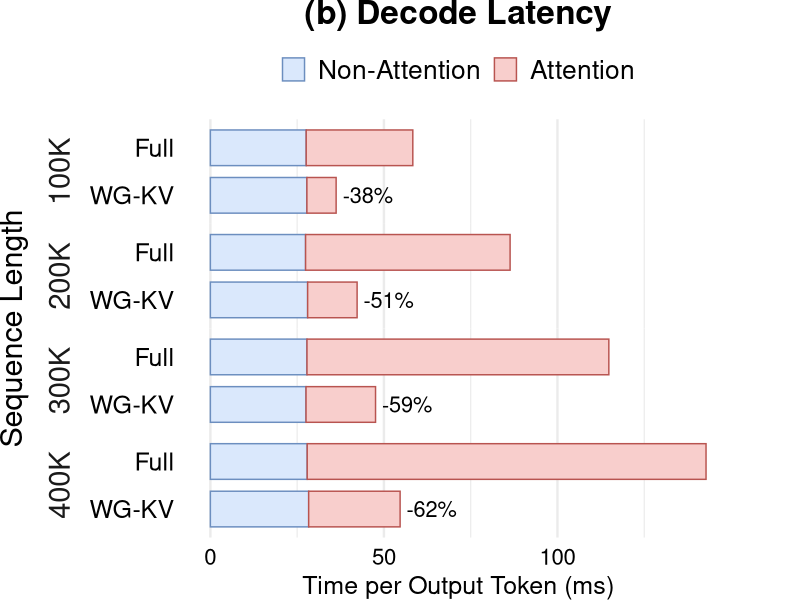

The R source for this figure:
library(tidyverse)

data <- read_csv("data/perf_2.csv") %>%
  filter(tokens %in% c("100K", "200K", "300K", "400K")) %>%
  mutate(
    tokens = fct_inorder(tokens),
    method = fct_relevel(method, "WG-KV", "Full"),
    component = fct_inorder(component)
  ) %>%
  group_by(tokens, method) %>%
  mutate(total_latency = sum(latency)) %>%
  ungroup()

reduction_labels <- data %>%
  distinct(tokens, method, total_latency) %>%
  group_by(tokens) %>%
  mutate(
    vanilla_latency = total_latency[method == "Full"],
    reduction = (total_latency - vanilla_latency) / vanilla_latency,
    label = if_else(
      method == "WG-KV",
      scales::label_percent(accuracy = 1)(reduction),
      ""
    )
  ) %>%
  ungroup()

fig <- ggplot(data, aes(x = latency, y = method, fill = component, colour = component)) +
  geom_col(width = 0.75, position = position_stack(reverse = TRUE)) +
  geom_text(
    data = reduction_labels,
    aes(x = total_latency, y = method, label = label),
    hjust = -0.13,
    size = 5.5,
    inherit.aes = FALSE
  ) +
  facet_grid(tokens ~ ., switch = "y") +
  scale_fill_manual(
    values = c("Non-Attention" = "#DAE8FC", "Attention" = "#F8CECC"),
  ) +
  scale_colour_manual(
    values = c("Non-Attention" = "#6C8EBF", "Attention" = "#B85450"),
  ) +
  labs(
    title = "(b) Decode Latency",
    x = "Time per Output Token (ms)",
    y = "Sequence Length",
  ) +
  theme_minimal(base_size = 18) +
  theme(
    plot.title = element_text(size = 24, hjust = 0.5, face = "bold"),
    plot.margin = margin(0, 50, 0, 0),
    legend.position = "top",
    legend.title = element_blank(),
    legend.text = element_text(size = 19),
    axis.title.y = element_text(size = 22),
    axis.text.x = element_text(size = 16, colour = "black"),
    axis.text.y = element_text(size = 18, colour = "black"),
    strip.text.y = element_text(size = 21),
    strip.placement = "outside",
    panel.spacing = unit(0, "cm"),
    panel.grid.major.y = element_blank(),
    panel.grid.minor.y = element_blank(),
  )

ggsave("perf_2.pdf", fig, width = 5.5, height = 5.0, units = "in")
